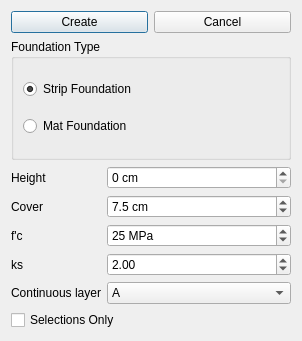
<?xml version="1.0" encoding="UTF-8"?>
<ui version="4.0">
 <class>Dialog</class>
 <widget class="QDialog" name="Dialog">
  <property name="geometry">
   <rect>
    <x>0</x>
    <y>0</y>
    <width>302</width>
    <height>341</height>
   </rect>
  </property>
  <property name="windowTitle">
   <string>Create Foundation</string>
  </property>
  <property name="windowIcon">
   <iconset resource="../osafe_py_widgets/resource.qrc">
    <normaloff>:/safe/osafe_images/foundation.svg</normaloff>:/safe/osafe_images/foundation.svg</iconset>
  </property>
  <layout class="QVBoxLayout" name="verticalLayout">
   <item>
    <layout class="QHBoxLayout" name="horizontalLayout">
     <item>
      <widget class="QPushButton" name="create_pushbutton">
       <property name="text">
        <string>Create</string>
       </property>
       <property name="icon">
        <iconset resource="../osafe_py_widgets/resource.qrc">
         <normaloff>:/safe/osafe_images/foundation.svg</normaloff>:/safe/osafe_images/foundation.svg</iconset>
       </property>
       <property name="iconSize">
        <size>
         <width>60</width>
         <height>60</height>
        </size>
       </property>
      </widget>
     </item>
     <item>
      <widget class="QPushButton" name="cancel_pushbutton">
       <property name="text">
        <string>Cancel</string>
       </property>
       <property name="icon">
        <iconset resource="../osafe_py_widgets/resource.qrc">
         <normaloff>:/safe/osafe_images/cancel.png</normaloff>:/safe/osafe_images/cancel.png</iconset>
       </property>
       <property name="iconSize">
        <size>
         <width>60</width>
         <height>60</height>
        </size>
       </property>
      </widget>
     </item>
    </layout>
   </item>
   <item>
    <widget class="QGroupBox" name="groupBox">
     <property name="autoFillBackground">
      <bool>false</bool>
     </property>
     <property name="title">
      <string>Foundation Type</string>
     </property>
     <property name="flat">
      <bool>false</bool>
     </property>
     <layout class="QVBoxLayout" name="verticalLayout_2">
      <item>
       <widget class="QRadioButton" name="strip">
        <property name="text">
         <string>Strip Foundation</string>
        </property>
        <property name="checked">
         <bool>true</bool>
        </property>
       </widget>
      </item>
      <item>
       <widget class="QRadioButton" name="mat">
        <property name="enabled">
         <bool>true</bool>
        </property>
        <property name="text">
         <string>Mat Foundation</string>
        </property>
       </widget>
      </item>
     </layout>
    </widget>
   </item>
   <item>
    <layout class="QFormLayout" name="formLayout">
     <item row="0" column="0">
      <widget class="QLabel" name="label">
       <property name="text">
        <string>Height</string>
       </property>
      </widget>
     </item>
     <item row="0" column="1">
      <widget class="QSpinBox" name="height_spinbox">
       <property name="suffix">
        <string> cm</string>
       </property>
       <property name="maximum">
        <number>500</number>
       </property>
       <property name="singleStep">
        <number>5</number>
       </property>
       <property name="value">
        <number>0</number>
       </property>
      </widget>
     </item>
     <item row="1" column="0">
      <widget class="QLabel" name="label_2">
       <property name="text">
        <string>Cover</string>
       </property>
      </widget>
     </item>
     <item row="1" column="1">
      <widget class="QDoubleSpinBox" name="cover">
       <property name="suffix">
        <string> cm</string>
       </property>
       <property name="decimals">
        <number>1</number>
       </property>
       <property name="minimum">
        <double>1.000000000000000</double>
       </property>
       <property name="maximum">
        <double>15.000000000000000</double>
       </property>
       <property name="value">
        <double>7.500000000000000</double>
       </property>
      </widget>
     </item>
     <item row="2" column="0">
      <widget class="QLabel" name="label_3">
       <property name="text">
        <string>f'c</string>
       </property>
      </widget>
     </item>
     <item row="2" column="1">
      <widget class="QSpinBox" name="fc">
       <property name="suffix">
        <string> MPa</string>
       </property>
       <property name="minimum">
        <number>20</number>
       </property>
       <property name="value">
        <number>25</number>
       </property>
      </widget>
     </item>
     <item row="3" column="0">
      <widget class="QLabel" name="label_5">
       <property name="text">
        <string>ks</string>
       </property>
      </widget>
     </item>
     <item row="3" column="1">
      <widget class="QDoubleSpinBox" name="ks">
       <property name="suffix">
        <string/>
       </property>
       <property name="decimals">
        <number>2</number>
       </property>
       <property name="minimum">
        <double>0.100000000000000</double>
       </property>
       <property name="maximum">
        <double>15.000000000000000</double>
       </property>
       <property name="singleStep">
        <double>0.100000000000000</double>
       </property>
       <property name="value">
        <double>2.000000000000000</double>
       </property>
      </widget>
     </item>
     <item row="4" column="0">
      <widget class="QLabel" name="label_4">
       <property name="text">
        <string>Continuous layer</string>
       </property>
      </widget>
     </item>
     <item row="4" column="1">
      <widget class="QComboBox" name="continuous_layer">
       <item>
        <property name="text">
         <string>A</string>
        </property>
       </item>
       <item>
        <property name="text">
         <string>B</string>
        </property>
       </item>
       <item>
        <property name="text">
         <string>AB</string>
        </property>
       </item>
      </widget>
     </item>
    </layout>
   </item>
   <item>
    <widget class="QCheckBox" name="selection_only">
     <property name="text">
      <string>Selections Only</string>
     </property>
    </widget>
   </item>
  </layout>
 </widget>
 <resources>
  <include location="../osafe_py_widgets/resource.qrc"/>
 </resources>
 <connections/>
</ui>
